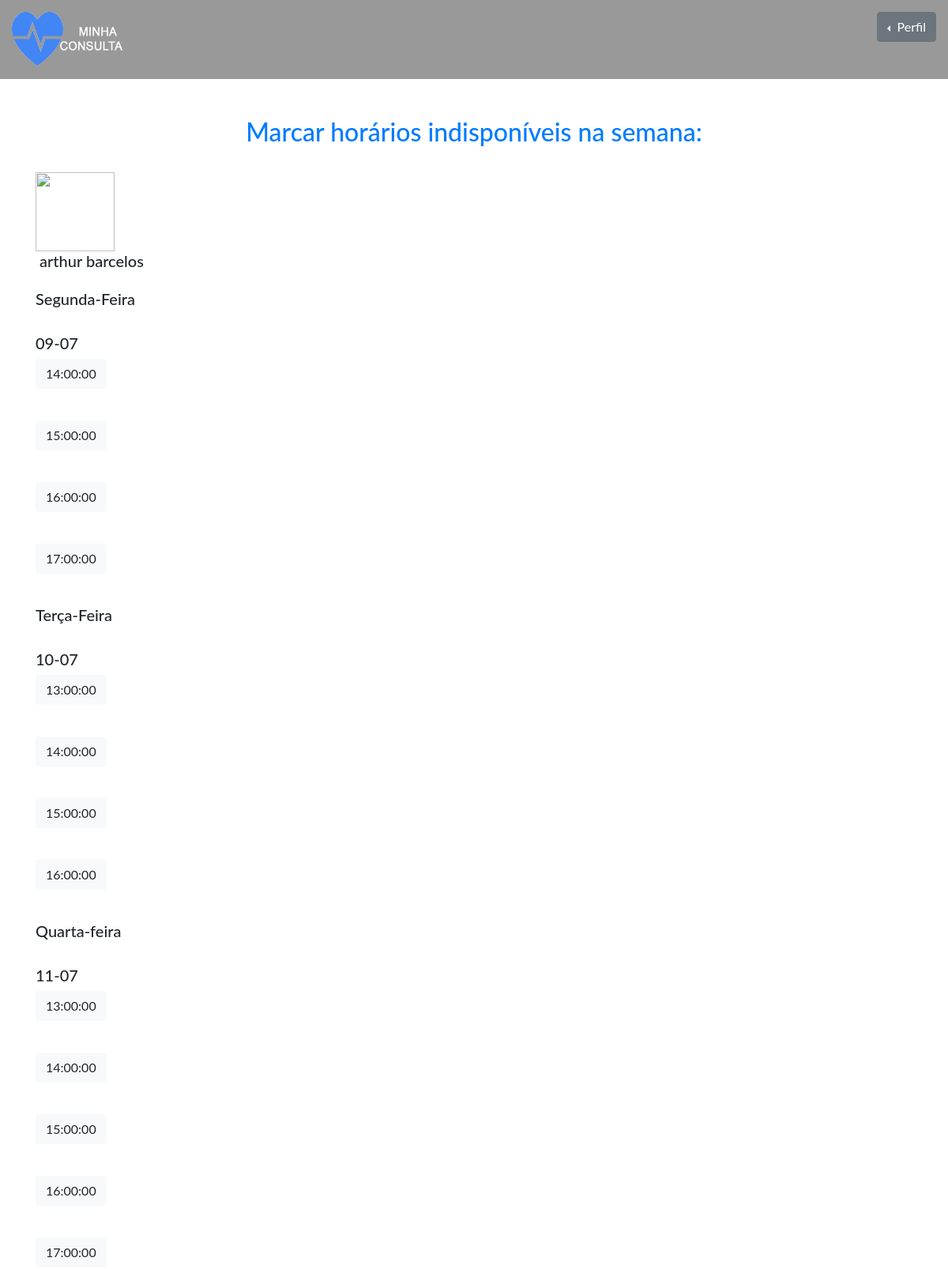
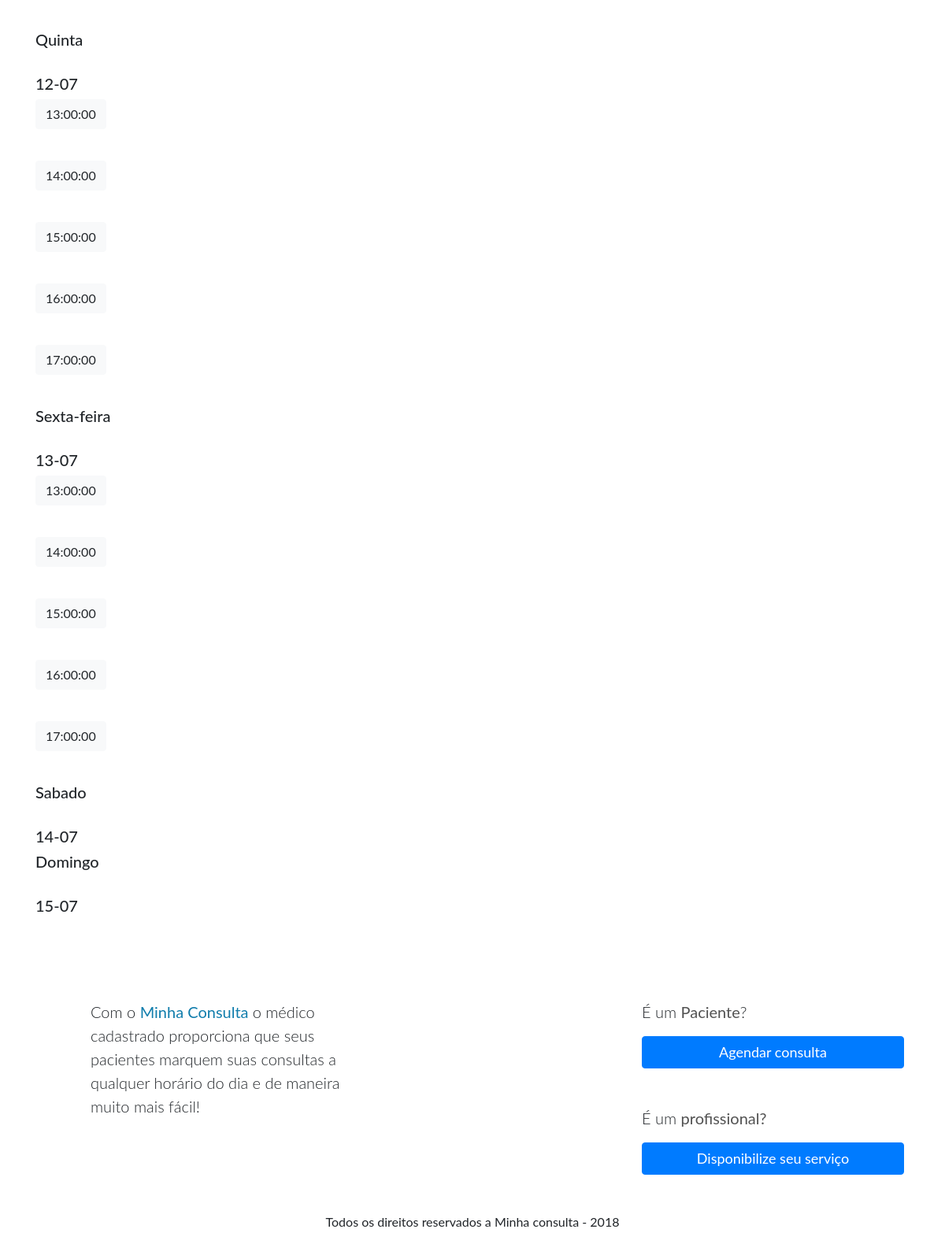
The app's page /agendamento-medico.php (signed in) with its own data (2 pictures, top to bottom).
### tables this page shows
CREATE TABLE `medicos` (
  `id_medico` int(10) UNSIGNED NOT NULL,
  `nome` varchar(255) NOT NULL,
  `sobrenome` varchar(255) NOT NULL,
  `crm` int(11) NOT NULL,
  `login` varchar(255) NOT NULL,
  `senha` varchar(255) NOT NULL,
  `perfil` varchar(255) NOT NULL
);

CREATE TABLE `horarios` (
  `id_horario` bigint(20) UNSIGNED NOT NULL,
  `hora` time NOT NULL
);

### _funcoes/funcoes_medico.php (called while the page is built, shortened)
<?php
function busca_medico($conexao,$id_medico){
	$sql="SELECT * FROM medicos WHERE id_medico ='$id_medico';";
	$resultado=mysqli_query($conexao,$sql);
	$medico=mysqli_fetch_assoc($resultado);
	return $medico;
}
 ?>

### _funcoes/funcoes_horarios.php (called while the page is built, shortened)
<?php
function mostra_horarios($conexao,$teste,$id_medico){
	$sql="SELECT * FROM horarios WHERE horarios.hora NOT in (SELECT consulta_horario.hora FROM consulta_horario where data = '$teste' AND id_medico='$id_medico') AND horarios.hora NOT IN(SELECT horarios_indisponiveis.hora FROM horarios_indisponiveis where data = '$teste');";
	$horarios=array();
	$resultado=mysqli_query($conexao,$sql);
	while($horario = mysqli_fetch_assoc($resultado)) {
        array_push($horarios, $horario);
    }
    return $horarios;
}
function obtemDia($teste){
$diaingles = date('l', strtotime($teste));
	 if($diaingles=='Thursday'){
	 	return 'Quinta';
	 }
	 if($diaingles=='Wednesday'){
	 	return 'Quarta-feira';
	 }
	  if($diaingles=='Friday'){
	 	return 'Sexta-feira';
	 }
	  if($diaingles=='Saturday'){
	 	return 'Sabado';
	 }
	  if($diaingles=='Sunday'){
	 	return 'Domingo';
	 }
	 if($diaingles=='Monday'){
	 	return 'Segunda-Feira';
	 }
	  if($diaingles=='Tuesday'){
	 	return 'Terça-Feira';
	 }
}
 ?>

### agendamento-medico.php (the view, shortened to what this page needs)
<?php
require_once('header.php');
require_once('_funcoes/funcoes_medico.php');
require_once('_funcoes/funcoes_horarios.php');
require_once('conecta.php');
$id_medico=$_SESSION["medico_logado_id"];
$medico=busca_medico($conexao,$id_medico);
?>
<!DOCTYPE html>
<html lang="pt-br">
<?php require_once("header.php"); ?>
<body>
	<?php require_once("nav-medico.php"); ?>
	<br><br>
	<center><h2><a href="#">Marcar horários indisponíveis na semana:</a></h2></center><br>
	<div class="borda-medico container">
		<div class="imagem-nome">
			<img src="img/default-user-image.png" width="100px" height="100px" alt="">
			<h5 style="margin: 0 5px;"><?=$medico['nome']?>&nbsp<?=$medico['sobrenome']?></h5>
		</div>
		<br>
		<?php
		for ($i=0; $i <=6 ; $i++) {
			?>
			<div class="horarios">
				<?php
				$teste2=date('Y-m-d', strtotime("+$i days"));
				$teste=date('d-m',strtotime("+$i days"));
				$data=obtemDia($teste2);
				echo "<h5>".$data."</h5><br>";
				echo "<h5>".$teste."</h5>";
				$horarios=mostra_horarios($conexao,$teste2,$id_medico);
				if ($data!='Domingo' && $data!='Sabado') {
					foreach ($horarios as $horario) {
						?>
						<form action="tornar_indisponivel.php" method="POST" id="formulario">
							<button type="submit" class="btn btn-light"><?=$horario['hora']?></button><br><br>
					</form>
						<?php } ?>
					<?php
				}
				?>
			</div>
			<?php
		}
		?>
	</div>
	<?php require_once("footer.php"); ?>
</body>
</html>

### css/estilo.css (style rules this page uses)
body, html { height: 100%; margin: 0; padding: 0; font-family: "Lato", sans-serif; }

### records on screen
medicos: nome "arthur", sobrenome "barcelos"
horarios: hora "14:00:00"
horarios: hora "15:00:00"
horarios: hora "16:00:00"
horarios: hora "17:00:00"
horarios: hora "13:00:00"

### other values on screen
$data "Segunda-Feira"
$teste "09-07"
$data "Terça-Feira"
$teste "10-07"
$data "Quarta-feira"
$teste "11-07"
$data "Quinta"
$teste "12-07"
$data "Sexta-feira"
$teste "13-07"
$data "Sabado"
$teste "14-07"
$data "Domingo"
$teste "15-07"
